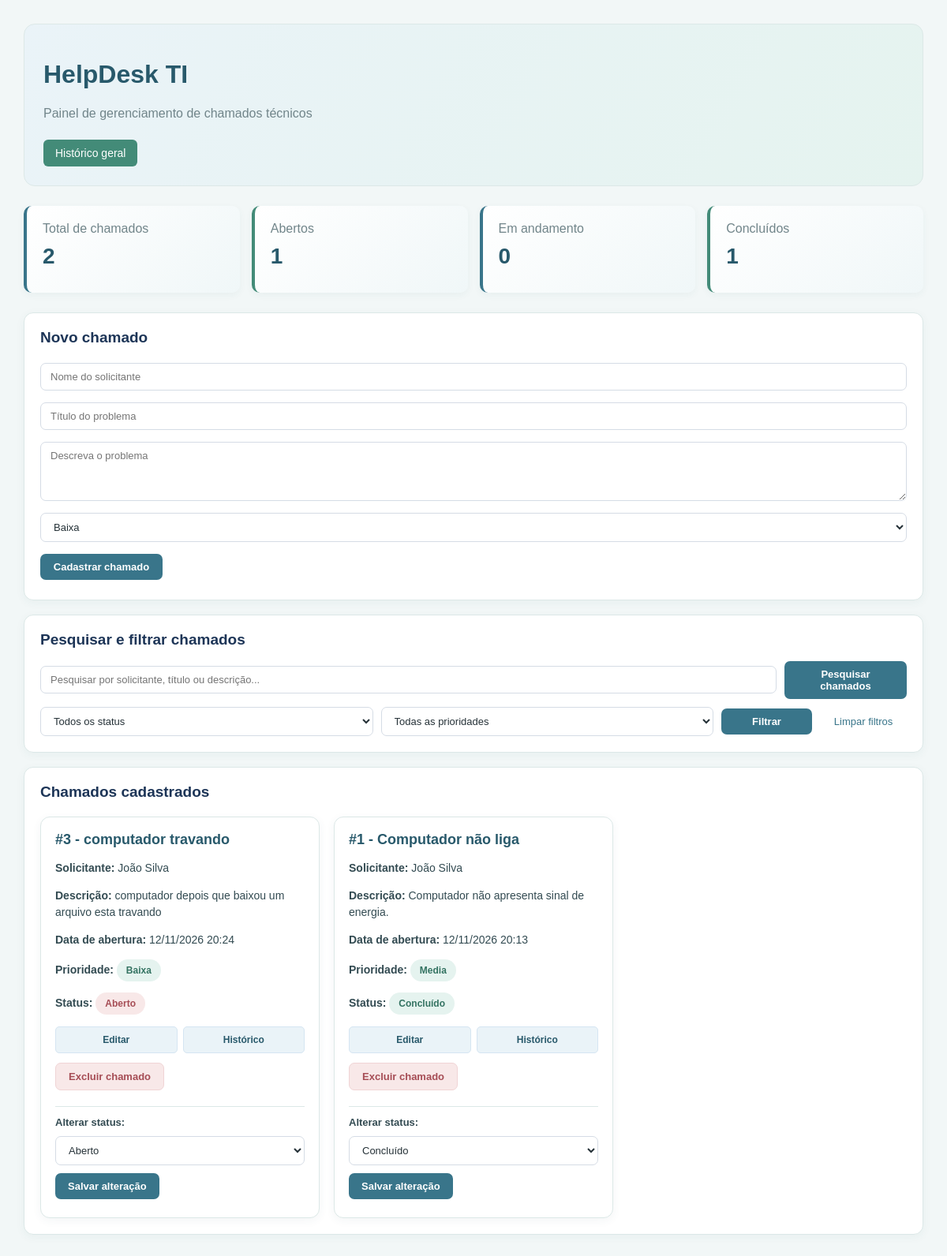
The app's page /, older data.
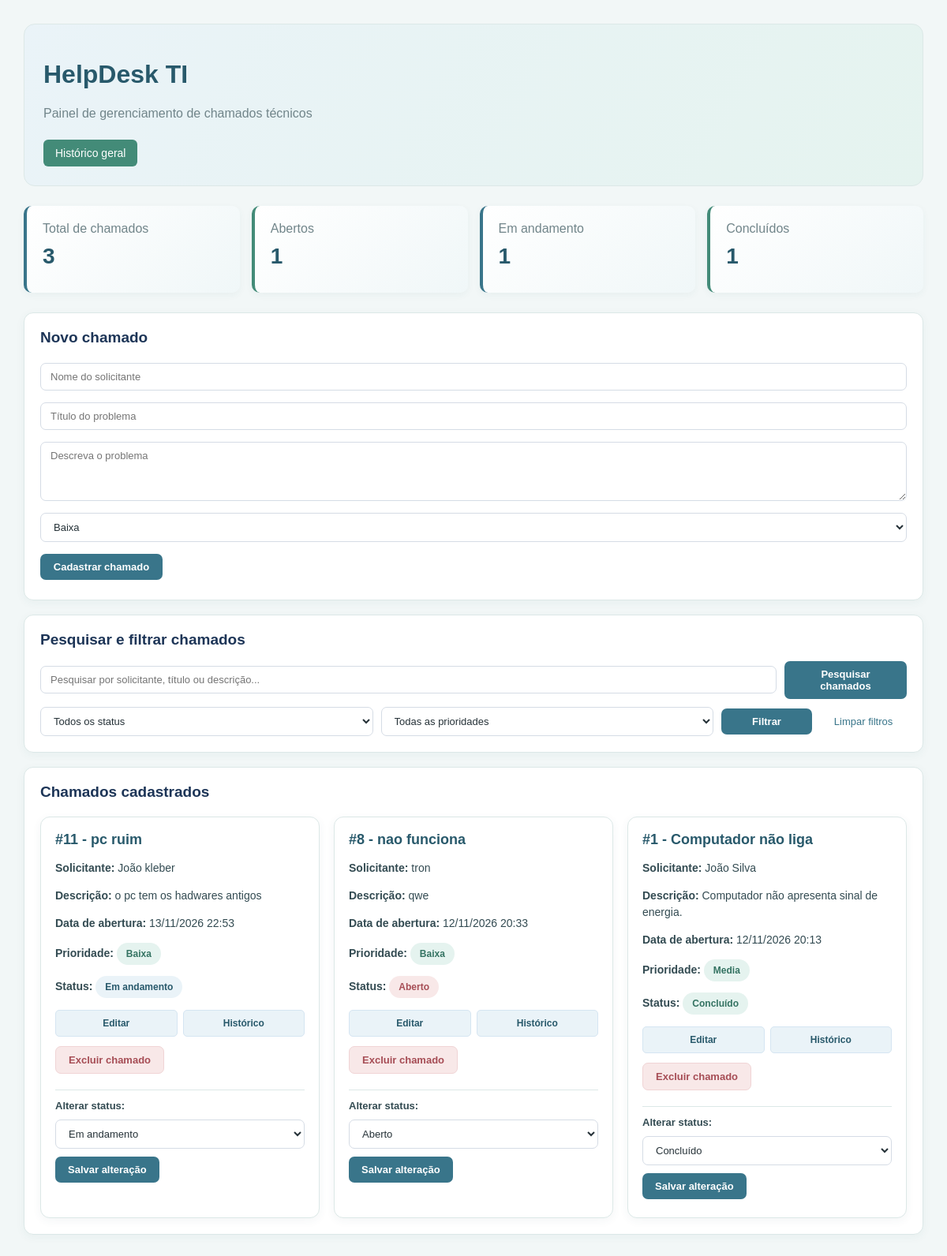
The same page, newer data.
### tables this page shows
CREATE TABLE chamados (
            id INTEGER PRIMARY KEY AUTOINCREMENT,
            solicitante TEXT NOT NULL,
            titulo TEXT NOT NULL,
            descricao TEXT NOT NULL,
            prioridade TEXT NOT NULL,
            status TEXT DEFAULT 'Aberto'
        , data_abertura TEXT);

### app.py (the view, shortened to what this page needs)
@app.route("/")
def inicio():
    banco = conectar()
    status = request.args.get("status", "")
    prioridade = request.args.get("prioridade", "")
    busca = request.args.get("busca", "")
    sql = "SELECT * FROM chamados WHERE 1=1"
    parametros = []
    if status:
        sql += " AND status = ?"
        parametros.append(status)
    if prioridade:
        sql += " AND prioridade = ?"
        parametros.append(prioridade)
    sql += " ORDER BY id DESC"
    chamados = banco.execute(sql, parametros).fetchall()
    total = banco.execute(
        "SELECT COUNT(*) FROM chamados"
    ).fetchone()[0]
    abertos = banco.execute(
        "SELECT COUNT(*) FROM chamados WHERE status = 'Aberto'"
    ).fetchone()[0]
    andamento = banco.execute(
        "SELECT COUNT(*) FROM chamados WHERE status = 'Em andamento'"
    ).fetchone()[0]
    concluidos = banco.execute(
        "SELECT COUNT(*) FROM chamados WHERE status = 'Concluído'"
    ).fetchone()[0]
    banco.close()
    return render_template(
        "index.html",
        chamados=chamados,
        total=total,
        abertos=abertos,
        andamento=andamento,
        concluidos=concluidos,
        status_selecionado=status,
        prioridade_selecionada=prioridade
    )

### app.py (called while the page is built)
def conectar():
    return sqlite3.connect("database.db")

### templates/index.html (shortened to what this page needs)
<!DOCTYPE html>
<html lang="pt-br">
<head>
</head>
<body>
    <div class="cabecalho">
        <h1>HelpDesk TI</h1>
        <p>Painel de gerenciamento de chamados técnicos</p>
        <a href="/historico-geral" class="botao-historico">
            Histórico geral
        </a>
    </div>
    <div class="painel">
        <div class="card">
            <p>Total de chamados</p>
            <h2>{{ total }}</h2>
        </div>
        <div class="card">
            <p>Abertos</p>
            <h2>{{ abertos }}</h2>
        </div>
        <div class="card">
            <p>Em andamento</p>
            <h2>{{ andamento }}</h2>
        </div>
        <div class="card">
            <p>Concluídos</p>
            <h2>{{ concluidos }}</h2>
        </div>
    </div>
    <div class="container">
        <h2>Novo chamado</h2>
        <form action="/cadastrar" method="POST">
            <input
                type="text"
                name="solicitante"
                placeholder="Nome do solicitante"
                required
            >
            <input
                type="text"
                name="titulo"
                placeholder="Título do problema"
                required
            >
            <textarea
                name="descricao"
                placeholder="Descreva o problema"
                required
            ></textarea>
            <select name="prioridade">
                <option value="Baixa">Baixa</option>
            </select>
            <button type="submit">Cadastrar chamado</button>
        </form>
    </div>
    <div class="container">
        <h2>Pesquisar e filtrar chamados</h2>
        <form action="/" method="GET">
            <input
                type="text"
                name="busca"
                placeholder="Pesquisar por solicitante, título ou descrição..."
                value="{{ busca }}"
            >
            <button type="submit">Pesquisar chamados</button>
        </form>
        <form action="/" method="GET" class="filtros">
            <select name="status">
                <option value="">Todos os status</option>
            </select>
            <select name="prioridade">
                <option value="">Todas as prioridades</option>
            </select>
            <button type="submit">Filtrar</button>
            <a href="/" class="limpar">Limpar filtros</a>
        </form>
    </div>
    <div class="container">
        <h2>Chamados cadastrados</h2>
        <div class="grade-chamados">
            {% for chamado in chamados %}
                <div class="chamado">
                    <h3>#{{ chamado[0] }} - {{ chamado[2] }}</h3>
                    <p>
                        <b>Solicitante:</b> {{ chamado[1] }}
                    </p>
                    <p>
                        <b>Descrição:</b> {{ chamado[3] }}
                    </p>
                    <p>
                        <b>Data de abertura:</b> {{ chamado[6] }}
                    </p>
                    <p>
                        <b>Prioridade:</b>
                        <span class="badge-status
                            {% if chamado[4] == 'Alta' %}prioridade-alta
                            {% elif chamado[4] == 'Média' %}prioridade-media
                            {% else %}prioridade-baixa{% endif %}">
                            {{ chamado[4] }}
                        </span>
                    </p>
                    <p>
                        <b>Status:</b>
                        <span class="badge-status
                            {% if chamado[5] == 'Aberto' %}aberto
                            {% elif chamado[5] == 'Em andamento' %}andamento
                            {% else %}concluido{% endif %}">
                            {{ chamado[5] }}
                        </span>
                    </p>
                    <div class="acoes-chamado">
                        <a
                            class="botao-editar"
                            href="/editar/{{ chamado[0] }}"
                        >
                            Editar
                        </a>
                        <a
                            class="botao-editar"
                            href="/historico/{{ chamado[0] }}"
                        >
                            Histórico
                        </a>
                        <form
                            class="form-excluir"
                            action="/excluir/{{ chamado[0] }}"
                            method="POST"
                            onsubmit="return confirm('Tem certeza que deseja excluir este chamado?');"
                        >
                            <button
                                type="submit"
                                class="botao-excluir"
                            >
                                Excluir chamado
                            </button>
                        </form>
                    </div>
                    <form
                        class="status-form"
                        action="/atualizar/{{ chamado[0] }}"
                        method="POST"
                    >
                        <label>Alterar status:</label>
                        <select name="status">
                            <option value="Aberto"
                            {% if chamado[5] == 'Aberto' %}selected{% endif %}>
                                Aberto
                            </option>
                            <option value="Em andamento"
                            {% if chamado[5] == 'Em andamento' %}selected{% endif %}>
                                Em andamento
                            </option>
                            <option value="Concluído"
                            {% if chamado[5] == 'Concluído' %}selected{% endif %}>
                                Concluído
                            </option>
                        </select>
                        <button type="submit">
                            Salvar alteração
                        </button>
                    </form>
                </div>
            {% else %}
                <p>Nenhum chamado encontrado.</p>
            {% endfor %}
        </div>
    </div>
</body>
</html>

Row changes from the older to the newer data that the page shows:
removed chamados: id "3", titulo "computador travando", solicitante "João Silva", descricao "computador depois que baixou um arquivo esta travando", data_abertura "12/11/2026 20:24", prioridade "Baixa", status "Aberto"
added chamados: id "11", titulo "pc ruim", solicitante "João kleber", descricao "o pc tem os hadwares antigos", data_abertura "13/11/2026 22:53", prioridade "Baixa", status "Em andamento"
added chamados: id "8", titulo "nao funciona", solicitante "tron", descricao "qwe", data_abertura "12/11/2026 20:33", prioridade "Baixa", status "Aberto"
Text that changed along with them:
{{ total }}: "2" → "3"
{{ andamento }}: "0" → "1"
